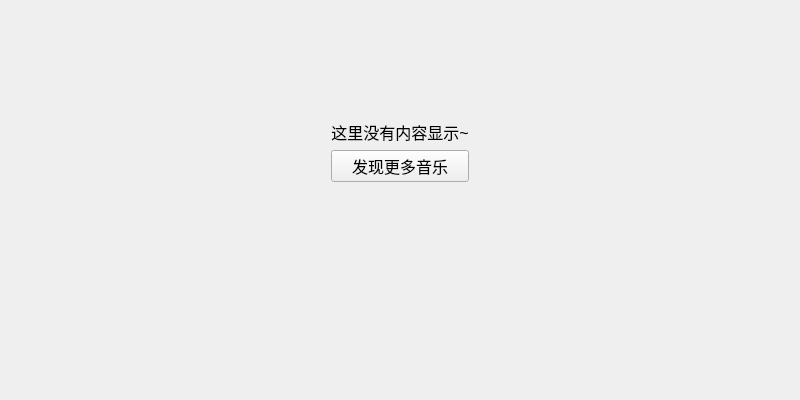
<?xml version="1.0" encoding="UTF-8"?>
<ui version="4.0">
 <class>AllLove</class>
 <widget class="QWidget" name="AllLove">
  <property name="geometry">
   <rect>
    <x>0</x>
    <y>0</y>
    <width>800</width>
    <height>400</height>
   </rect>
  </property>
  <property name="windowTitle">
   <string>AllLove</string>
  </property>
  <layout class="QVBoxLayout" name="verticalLayout">
   <item>
    <widget class="QWidget" name="widget_3" native="true">
     <layout class="QVBoxLayout" name="verticalLayout_8">
      <item>
       <spacer name="verticalSpacer_2">
        <property name="orientation">
         <enum>Qt::Vertical</enum>
        </property>
        <property name="sizeType">
         <enum>QSizePolicy::Fixed</enum>
        </property>
        <property name="sizeHint" stdset="0">
         <size>
          <width>20</width>
          <height>100</height>
         </size>
        </property>
       </spacer>
      </item>
      <item>
       <layout class="QGridLayout" name="gridLayout">
        <item row="0" column="0">
         <spacer name="horizontalSpacer_8">
          <property name="orientation">
           <enum>Qt::Horizontal</enum>
          </property>
          <property name="sizeHint" stdset="0">
           <size>
            <width>40</width>
            <height>20</height>
           </size>
          </property>
         </spacer>
        </item>
        <item row="0" column="1">
         <widget class="QLabel" name="label_16">
          <property name="font">
           <font>
            <pointsize>12</pointsize>
           </font>
          </property>
          <property name="text">
           <string>这里没有内容显示~</string>
          </property>
          <property name="alignment">
           <set>Qt::AlignCenter</set>
          </property>
         </widget>
        </item>
        <item row="0" column="2" rowspan="2">
         <spacer name="horizontalSpacer_9">
          <property name="orientation">
           <enum>Qt::Horizontal</enum>
          </property>
          <property name="sizeHint" stdset="0">
           <size>
            <width>40</width>
            <height>20</height>
           </size>
          </property>
         </spacer>
        </item>
        <item row="1" column="1" rowspan="2">
         <widget class="QPushButton" name="pushButton_7">
          <property name="font">
           <font>
            <pointsize>12</pointsize>
           </font>
          </property>
          <property name="cursor">
           <cursorShape>PointingHandCursor</cursorShape>
          </property>
          <property name="text">
           <string>发现更多音乐</string>
          </property>
         </widget>
        </item>
        <item row="2" column="0">
         <spacer name="horizontalSpacer_11">
          <property name="orientation">
           <enum>Qt::Horizontal</enum>
          </property>
          <property name="sizeHint" stdset="0">
           <size>
            <width>40</width>
            <height>20</height>
           </size>
          </property>
         </spacer>
        </item>
        <item row="2" column="2">
         <spacer name="horizontalSpacer_10">
          <property name="orientation">
           <enum>Qt::Horizontal</enum>
          </property>
          <property name="sizeHint" stdset="0">
           <size>
            <width>40</width>
            <height>20</height>
           </size>
          </property>
         </spacer>
        </item>
       </layout>
      </item>
      <item>
       <spacer name="verticalSpacer">
        <property name="orientation">
         <enum>Qt::Vertical</enum>
        </property>
        <property name="sizeHint" stdset="0">
         <size>
          <width>20</width>
          <height>40</height>
         </size>
        </property>
       </spacer>
      </item>
     </layout>
    </widget>
   </item>
  </layout>
 </widget>
 <resources/>
 <connections/>
</ui>
